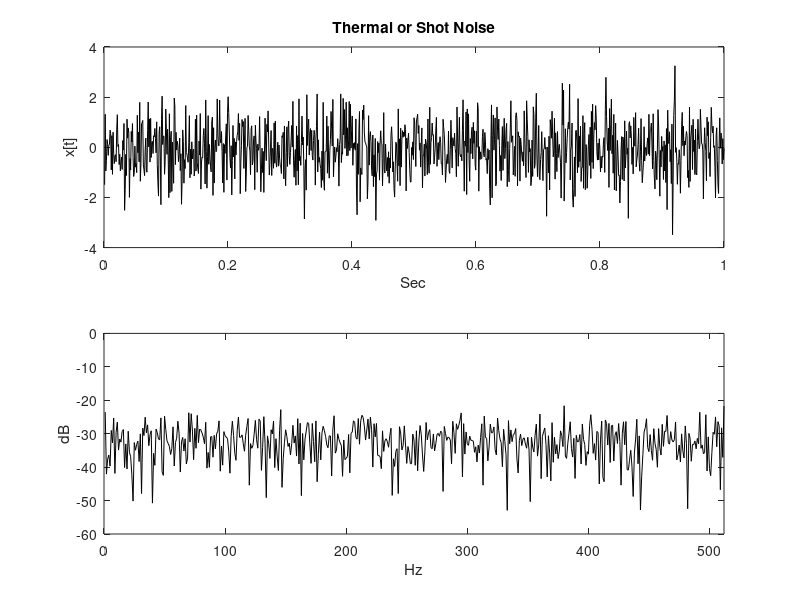
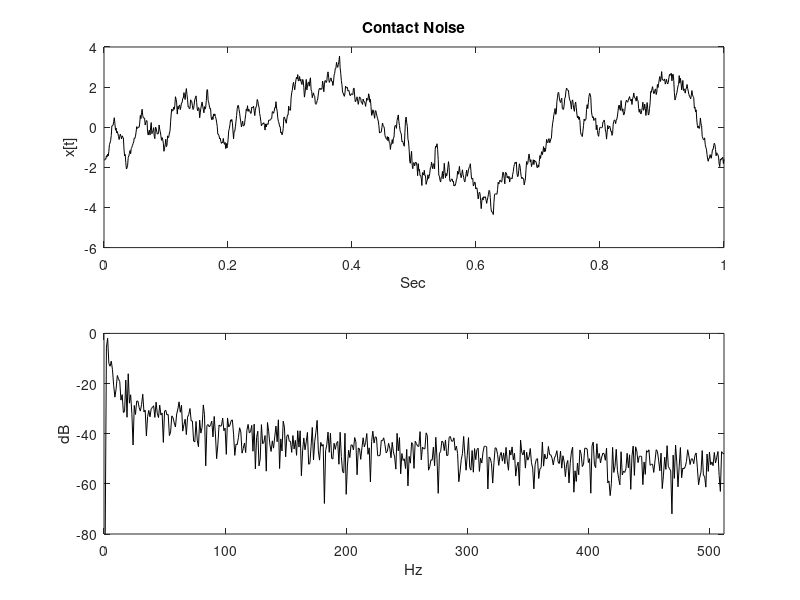
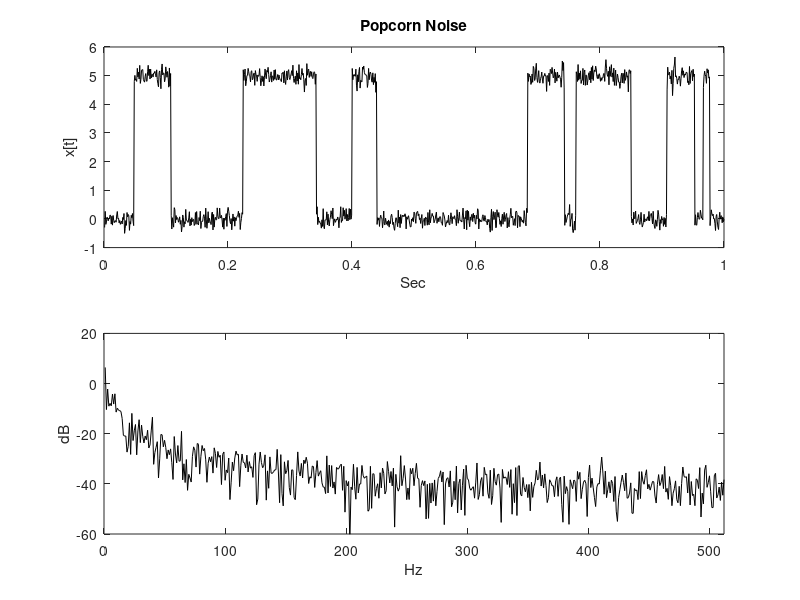

These charts were generated, in order, by the following MATLAB code:
% noise models

npts=1024;
fs=1024;
f=fs/npts:.5*fs;	% 0-512Hz
t=1/fs:1/fs:npts/fs;

% thermal& shot noise is white

xth=randn([1 npts]);
xfth=fft(xth)./npts;

figure(1);
subplot(2,1,1), plot(t,real(xth),'k');
ylabel('x[t]');
xlabel('Sec');
title('Thermal or Shot Noise');
subplot(2,1,2), plot(f,20.*log10(abs(xfth(1:.5*npts))),'k');
ylabel('dB');
xlabel('Hz');
axis([0 fs/2 -60 0]);

% contact noise variance is 1/f

xfr=zeros([1 npts]);
xfi=zeros([1 npts]);
xfc=zeros([1 npts]);
xt=zeros([1 npts]);

xfr(1:npts/2)=(1./f).*randn(1,.5*npts);
xfi(1:npts/2)=(1./f).*randn(1,.5*npts);

for k=1:.5*npts-1,
   xfr(npts-k+1)=xfr(k+1);
   xfi(npts-k+1)=-xfi(k+1);
end;
xfr(1)=1e-4;	% -80 dB
xfi(1)=0;

j=sqrt(-1);
xfc=xfr + j.*xfi;

xt=ifft(npts.*xfc);

figure(2);
subplot(2,1,1), plot(t,real(xt),'k');
ylabel('x[t]');
xlabel('Sec');
title('Contact Noise');
subplot(2,1,2), plot(f,20.*log10(abs(xfc(1:.5*npts))),'k');
ylabel('dB');
xlabel('Hz');
axis([0 fs/2 -80 0]);

% popcorn noise

xoff=zeros([1 npts]);

xoff(50:110)=5;	% pops...
xoff(230:350)=5;
xoff(410:450)=5;
xoff(700:760)=5;
xoff(780:870)=5;
xoff(930:975)=5;
xoff(990:1000)=5;

xtpop=.2.*xth + xoff;
xfpop=fft(xtpop)./npts;

figure(3);
subplot(2,1,1), plot(t,real(xtpop),'k');
ylabel('x[t]');
xlabel('Sec');
title('Popcorn Noise');
subplot(2,1,2), plot(f,20.*log10(abs(xfpop(1:.5*npts))),'k');
ylabel('dB');
xlabel('Hz');
axis([0 fs/2 -60 20]);

xoff(790:800)=5;
